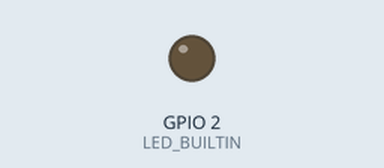
Recording of a sketch running on a simulated ESP8266 (NodeMCU). Shown: output pins drawn as LEDs (lit = HIGH, except the on-board LED, lit = LOW). Random numbers use the default seed unless the sketch sets one.

Above: at 7.5 s.
At 22.6 s:
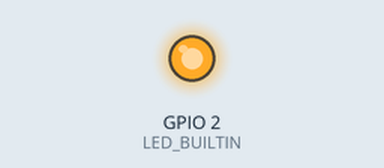
Timing chart, 0 to 39.4 s (numbered marks = the images above):
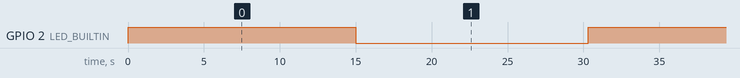

Measured:
- by itself, GPIO 2 (LED_BUILTIN): alternates HIGH for 15.0 s and LOW for 15.3 s

The sketch:

Write_Random_Number_TSpeak.ino
```cpp
#include "ThingSpeak.h"
#include <ESP8266WiFi.h>


char ssid[] = "JioFiber-ahGu7";    //  your network SSID (name)
char pass[] = "welcome2ibm";   // your network password
int status = WL_IDLE_STATUS;
WiFiClient  client;
unsigned long myChannelNumber = 843624;
const char * myWriteAPIKey = "01RDTR33K81UP0O2";

// the setup function runs once when you press reset or power the board
void setup() {
  // initialize digital pin LED_BUILTIN as an output.
  pinMode(LED_BUILTIN, OUTPUT);
  ThingSpeak.begin(client);

}

// the loop function runs over and over again forever
void loop() {
  digitalWrite(LED_BUILTIN, HIGH);   // turn the LED on (HIGH is the voltage level)
  delay(15000);                       // wait for a second
  digitalWrite(LED_BUILTIN, LOW);    // turn the LED off by making the voltage LOW
  delay(15000);                       // wait for a second

    ThingSpeak.writeField(myChannelNumber, 1, random(10,50), myWriteAPIKey);

}
```
